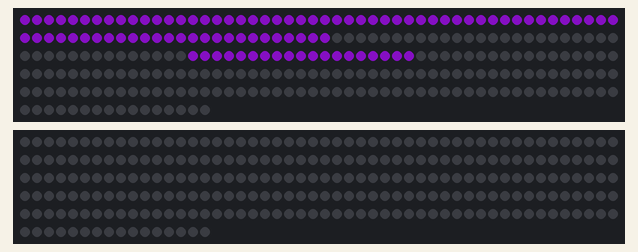
Recording of a sketch running on a simulated Arduino Uno, built with avr-gcc and run on an emulated ATmega328P. Parts: 2 × 266 RGB LEDs in strip order, left to right, continuing on the next row. Dim RGB values are drawn brighter than linear; random numbers use the default seed unless the sketch sets one.

Above: at 0.24 s.
At 4.99 s:
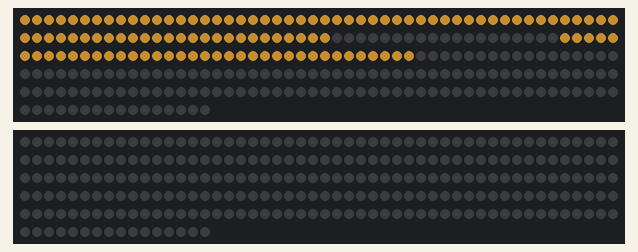
At 9.75 s:
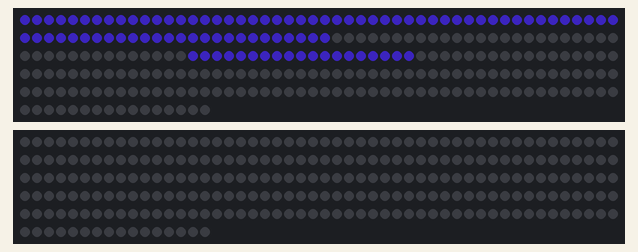
At 19.53 s:
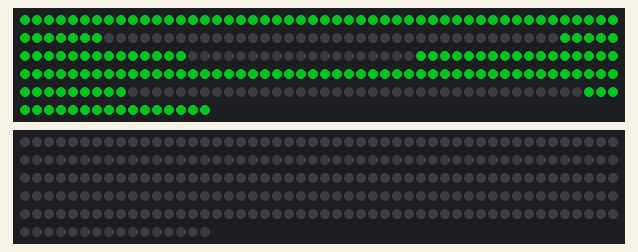
At 29.31 s:
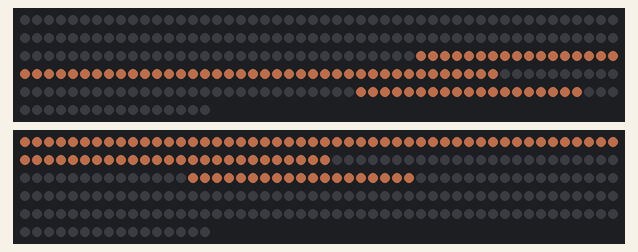
At 39.09 s:
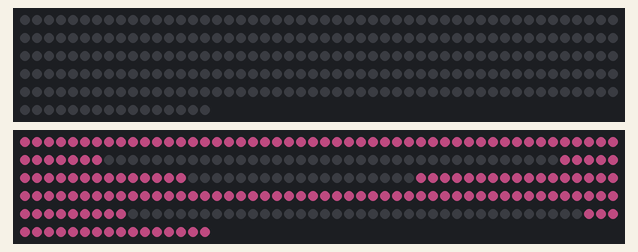

The sketch:

Double7seg.ino
```cpp
#include <Adafruit_NeoPixel.h>
#include <MsTimer2.h>
#define PININIT        2
#define SERIAL_IN_NUM  8
#define NUMPIXELS      266
#define BRIGHTNESS     100
#define MODE_MAX       204

//Adafruit_NeoPixel pp[SIGNAL];
Adafruit_NeoPixel p1=Adafruit_NeoPixel(NUMPIXELS, PININIT, NEO_GRB + NEO_KHZ800);
Adafruit_NeoPixel p2=Adafruit_NeoPixel(NUMPIXELS, PININIT+1, NEO_GRB + NEO_KHZ800);

//variables
int serial[8]={201,1,101,0,0,0,0,0};
int mode=201;
int h_LED_first=1;
int h_LED_second=101;
int number_in[4]={0,0,0,0};
int value=0;
int color_LED_first[3]={0,0,0};
int color_LED_second[3]={0,0,0};

void setup() {
  // put your setup code here, to run once:
  Serial.begin(9600);
  //MsTimer2::set(100, light); // 500msの期間
  //MsTimer2::start();

  p1.begin();
  p2.begin();

  p1.setBrightness(BRIGHTNESS);
  p2.setBrightness(BRIGHTNESS);

  for(int i=0;i<NUMPIXELS;i++){
    p1.setPixelColor(i, p1.Color(0,0,0));
    p2.setPixelColor(i, p2.Color(0,0,0));
  }
  p1.show();
  p2.show();
}

void loop() {
  //Serial
  //Serial.println("here");

  /*
  if(Serial.available()>0){
    Serial.println("here");
    for(int i=0;i<SERIAL_IN_NUM;i++){
        serial[i]=Serial.read();
        //Serial.print(" ");
        Serial.print(" ");
      }
    Serial.println(" ");
  }
  if(serial[0]>=201&&serial[0]<=MODE_MAX){
    mode=serial[0];
  }
  if(serial[1]>=1&&serial[1]<=100){
    h_LED_first=map(serial[1],1,100,0,360);
    color_LED_first[0]=HSV_to_R(h_LED_first,255,value);//s,v=0~255
    color_LED_first[1]=HSV_to_G(h_LED_first,255,value);//s,v=0~255
    color_LED_first[2]=HSV_to_B(h_LED_first,255,value);//s,v=0~255
  }
  if(serial[2]>=101&&serial[2]<=200){
    h_LED_second=map(serial[2],101,200,0,360);
    color_LED_second[0]=HSV_to_R(h_LED_second,255,value);//s,v=0~255
    color_LED_second[1]=HSV_to_G(h_LED_second,255,value);//s,v=0~255
    color_LED_second[2]=HSV_to_B(h_LED_second,255,value);//s,v=0~255
  }
  for(int i_num=3;i_num<=6;i_num++){
    if(serial[i_num]>=0&&serial[i_num]<=9){
      number_in[i_num-3]=serial[i_num];
    }
  }
  if(serial[7]>=221&&serial[7]<=240){
    value=map(serial[7],221,240,0,255);
   }

  */


  //Light
  /*
  switch(mode){
    case 201:
      all_clean();
      break;
    case 202:
      all_light(255,0,0);
      break;
    case 203:
      for(int i=1;i<=4;i++){
        number(i,number_in[i-1],color_LED_first[0],color_LED_first[1],color_LED_first[2]);
      }
      all_show();
      break;
    case 204:
      for(int i=1;i<=4;i++){
        number(i,number_in[i-1],color_LED_second[0],color_LED_second[1],color_LED_second[2]);
      }
      all_show();
      break;
    default:
      break;
  }
  */

  /*
  for(int i=0;i<NUMPIXELS;i++){
    p1.setPixelColor(i, p1.Color(0,255,0));
    p2.setPixelColor(i, p2.Color(255,0,0));
  }
  p1.show();
  p2.show();
  delay(1000);
  */
  //Serial.flush();

  Light_pattern();

}
```

HSV_to_RGB.ino
```cpp
int HSV_to_R(int h, int s, int v)
{
  int r;

  int MAX=v;
  int MIN=MAX-(((s/float(255))*MAX));

  if(h>=0&&h<=60){
    r=MAX;
  }else if(h>60&&h<=120){
    r=((120-h)/float(60))*(MAX-MIN)+MIN;
  }else if(h>120&&h<=180){
    r=MIN;
  }else if(h>180&&h<=240){
    r=MIN;
  }else if(h>240&&h<=300){
    r=((h-240)/float(60))*(MAX-MIN)+MIN;
  }else if(h>300&&h<=360){
    r=MAX;
  }

  return r;
}

int HSV_to_G(int h, int s, int v)
{
  int g;

  int MAX=v;
  int MIN=MAX-(((s/float(255))*MAX));

  if(h>=0&&h<=60){
    g=(h/float(60))*(MAX=MIN)+MIN;
  }else if(h>60&&h<=120){
    g=MAX;
  }else if(h>120&&h<=180){
    g=MAX;
  }else if(h>180&&h<=240){
    g=((240-h)/float(60))*(MAX-MIN)+MIN;
  }else if(h>240&&h<=300){
    g=MIN;
  }else if(h>300&&h<=360){
    g=MIN;
  }

  return g;
}


int HSV_to_B(int h, int s, int v)
{
  int b;

  int MAX=v;
  int MIN=MAX-(((s/float(255))*MAX));

  if(h>=0&&h<=60){
    b=MIN;
  }else if(h>60&&h<=120){
    b=MIN;
  }else if(h>120&&h<=180){
    b=((h-120)/float(60))*(MAX-MIN)+MIN;
  }else if(h>180&&h<=240){
    b=MAX;
  }else if(h>240&&h<=300){
    b=MAX;
  }else if(h>300&&h<=360){
    b=((360-h)/float(60))*(MAX-MIN)+MIN;
  }

  return b;
}
```

Light_pattern.ino
```cpp
void Light_pattern(){

  int ti=200;
  /*
  all_clean();
  random_number(ti,0,0,0);
  */


  while(1){
    nami_and_oku_random_color(ti,random(0,255),random(0,255),random(0,255));
    nami_and_oku_random_color(ti,random(200,255),random(0,255),random(0,100));
    nami_and_oku_random_color(ti,random(0,100),random(200,255),random(0,100));
    nami_and_oku_random_color(ti,random(0,100),random(0,100),random(200,255));
  }

  /*
  while(1){
    count_up(50,255,0,0);
    count_down(50,255,0,0);
  }
  */
}

//count_up(0,100,30); //ライム色でカウントアップ
/*
  while(1){
    count_up(random(200,255),random(0,100),random(0,100));
    count_down(random(200,255),random(0,100),random(0,100));
  }
  */
/*
  running_around1(30,255,0,0);
  running_around1(30,0,255,0);
  running_around1(30,0,0,255); //red, green, blueで一周時計周り
*/

//running_parallel(100,255,0,0); //平行方向に

//running_vertical(100,255,0,0); //垂直方向に

//rotate_inyourself(50,255,0,0); //回転

//とりあえずこれだしとけばokå
/*
  rotate_inyourself(50,255,0,0);
  rotate_inyourself(50,0,255,0);
  rotate_inyourself(50,0,0,255);
  running_parallel(100,255,0,0);
  running_vertical(100,255,0,0);
  running_parallel(100,0,255,0);
  running_vertical(100,0,255,0);
*/
/*
 * while(1){
    rotate_inyourself(100,random(0,255),random(0,255),random(0,255));
    running_parallel(100,random(0,255),random(0,255),random(0,255));
    running_vertical(100,random(0,255),random(0,255),random(0,255));
  }
 */


//適当
/*
  rotate_inyourself(ti,0,30,100);
  rotate_inyourself(ti,100,0,100);
  rotate_inyourself(ti,0,200,100);
  rotate_inyourself(ti,100,200,100);

  rotate_inyourself(ti,255,0,0);
  rotate_inyourself(ti,0,255,0);
  rotate_inyourself(ti,0,0,255);
  running_parallel(ti,255,0,0);
  running_vertical(ti,255,0,0);
  running_parallel(ti,0,255,0);
  running_vertical(ti,0,255,0);

  count_up(0,100,30);
  count_down(0,100,30);
  count_up(100,50,30);
  count_down(100,50,30);
  count_up(0,0,100);
  count_down(0,0,100);
*/
/*
 * while(1){
    rotate_inyourself(100,random(0,255),random(0,255),random(0,255));
    rotate_inyourself(200,random(200,255),random(200,255),random(0,255));
    rotate_inyourself(300,random(200,255),random(0,255),random(200,255));
    rotate_inyourself(400,random(0,255),random(200,255),random(0,255));
  }
 */
/*
 while(1){
    rotate_inyourself(100,random(0,255),random(0,255),random(0,255));
    rotate_inyourself(100,random(0,255),random(0,255),random(0,255));
    rotate_inyourself(100,random(0,255),random(0,255),random(0,255));
    rotate_inyourself(100,random(0,255),random(0,255),random(0,255));
    rotate_inyourself(200,random(200,255),random(200,255),random(0,255));
    rotate_inyourself(200,random(200,255),random(200,255),random(0,255));
    rotate_inyourself(200,random(200,255),random(200,255),random(0,255));
    rotate_inyourself(300,random(200,255),random(0,255),random(200,255));
    rotate_inyourself(500,random(0,255),random(200,255),random(0,255));
  }
*/

//nami and oku random color
/*red
  while(1){
    nami_and_oku_random_color(500,random(0,255),random(0,255),random(0,255));
    nami_and_oku_random_color(500,random(200,255),random(0,255),random(0,100));
    nami_and_oku_random_color(500,random(0,100),random(200,255),random(0,100));
    nami_and_oku_random_color(500,random(0,100),random(0,100),random(200,255));
  }
*/

/*blue
  while(1){
    nami_and_oku_random_color(300,random(0,255),random(0,255),random(0,255));
    nami_and_oku_random_color(300,random(0,100),random(0,100),random(200,255));
    nami_and_oku_random_color(300,random(100,255),random(0,100),random(0,100));
    nami_and_oku_random_color(300,random(0,100),random(0,100),random(200,255));
  }
 */

/*
 * rotate_inyourself(ti,random(0,255),random(0,255),random(0,255));
    rotate_inyourself(ti,random(0,255),random(0,255),random(0,255));
    rotate_inyourself(ti,random(0,255),random(0,255),random(0,255));
    rotate_inyourself(ti,random(0,255),random(0,255),random(0,255));
    rotate_inyourself(ti,random(200,255),random(200,255),random(0,100));
    rotate_inyourself(ti,random(200,255),random(200,255),random(0,100));
    rotate_inyourself(ti,random(200,255),random(200,255),random(0,100));
    rotate_inyourself(ti,random(200,255),random(0,100),random(200,255));
    rotate_inyourself(ti,random(0,255),random(200,255),random(0,255));

 */
```

light_func.ino
```cpp
void all_clean(){
  for(int i=0;i<NUMPIXELS*2;i++){
    p1.setPixelColor(i, p1.Color(0,0,0));
    p2.setPixelColor(i, p2.Color(0,0,0));
  }
  all_show();
}

void all_light(int r,int g, int b){
  for(int i=0;i<NUMPIXELS*2;i++){
    p1.setPixelColor(i, p1.Color(r,g,b));
    p2.setPixelColor(i, p2.Color(r,g,b));
  }
  all_show();
}

void count_up(int dt,int r,int g, int b){
  for(int i=0;i<=9;i++){
    for(int j=1;j<=4;j++){
      number(j,i,r,g,b);
    }
    all_show();
    delay(dt);
    all_clean();
  }
}

void count_down(int dt,int r,int g, int b){
  for(int i=9;i>=0;i--){
    for(int j=1;j<=4;j++){
      number(j,i,r,g,b);
    }
    all_show();
    delay(dt);
    all_clean();
  }
}

void running_around1(int dt, int r,int g, int b){
  absolute(1,1,1,r,g,b);
  all_show();
  delay(dt);
  all_clean();

  absolute(1,2,1,r,g,b);
  all_show();
  delay(dt);
  all_clean();

  absolute(2,1,1,r,g,b);
  all_show();
  delay(dt);
  all_clean();

  absolute(2,2,1,r,g,b);
  all_show();
  delay(dt);
  all_clean();

  absolute(2,2,2,r,g,b);
  all_show();
  delay(dt);
  all_clean();

  absolute(2,2,3,r,g,b);
  all_show();
  delay(dt);
  all_clean();

  absolute(2,2,4,r,g,b);
  all_show();
  delay(dt);
  all_clean();

  absolute(2,1,4,r,g,b);
  all_show();
  delay(dt);
  all_clean();

  absolute(1,2,4,r,g,b);
  all_show();
  delay(dt);
  all_clean();

  absolute(1,1,4,r,g,b);
  all_show();
  delay(dt);
  all_clean();

  absolute(1,1,5,r,g,b);
  all_show();
  delay(dt);
  all_clean();

  absolute(1,1,6,r,g,b);
  all_show();
  delay(dt);
  all_clean();
}

void running_parallel(int dt, int r,int g, int b){
  absolute(1,1,1,r,g,b);
  absolute(1,1,7,r,g,b);
  absolute(1,1,4,r,g,b);
  all_show();
  delay(dt);
  all_clean();

  absolute(1,2,1,r,g,b);
  absolute(1,2,7,r,g,b);
  absolute(1,2,4,r,g,b);
  all_show();
  delay(dt);
  all_clean();

  absolute(2,1,1,r,g,b);
  absolute(2,1,7,r,g,b);
  absolute(2,1,4,r,g,b);
  all_show();
  delay(dt);
  all_clean();

  absolute(2,2,1,r,g,b);
  absolute(2,2,7,r,g,b);
  absolute(2,2,4,r,g,b);
  all_show();
  delay(dt);
  all_clean();
}

void running_vertical(int dt, int r,int g, int b){
  absolute(1,1,1,r,g,b);
  absolute(1,2,1,r,g,b);
  absolute(2,1,1,r,g,b);
  absolute(2,2,1,r,g,b);
  all_show();
  delay(dt);
  all_clean();

  absolute(1,1,6,r,g,b);
  absolute(1,1,2,r,g,b);
  absolute(1,2,6,r,g,b);
  absolute(1,2,2,r,g,b);
  absolute(2,1,6,r,g,b);
  absolute(2,1,2,r,g,b);
  absolute(2,2,6,r,g,b);
  absolute(2,2,2,r,g,b);
  all_show();
  delay(dt);
  all_clean();

  absolute(1,1,5,r,g,b);
  absolute(1,1,3,r,g,b);
  absolute(1,2,5,r,g,b);
  absolute(1,2,3,r,g,b);
  absolute(2,1,5,r,g,b);
  absolute(2,1,3,r,g,b);
  absolute(2,2,5,r,g,b);
  absolute(2,2,3,r,g,b);
  all_show();
  delay(dt);
  all_clean();

  absolute(1,1,4,r,g,b);
  absolute(1,2,4,r,g,b);
  absolute(2,1,4,r,g,b);
  absolute(2,2,4,r,g,b);
  all_show();
  delay(dt);
  all_clean();
}

void rotate_inyourself(int dt, int r, int g, int b){
  for(int i=1;i<=6;i++){
    absolute(1,1,i,r,g,b);
    absolute(1,2,i,r,g,b);
    absolute(2,1,i,r,g,b);
    absolute(2,2,i,r,g,b);
    all_show();
    delay(dt);
    all_clean();
  }
}

void nami(int dt, int r, int g, int b){
  all_clean();
  //number(0,7,r,g,b);
  number(1,3,r,g,b);
  all_show();
  delay(dt);

  all_clean();
  number(1,7,r,g,b);
  number(2,3,r,g,b);
  all_show();
  delay(dt);

  all_clean();
  number(2,7,r,g,b);
  number(3,3,r,g,b);
  all_show();
  delay(dt);

  all_clean();
  number(3,7,r,g,b);
  number(4,3,r,g,b);
  all_show();
  delay(dt);

  all_clean();
  number(4,7,r,g,b);
  //number(5,3,r,g,b);
  all_show();
  delay(dt);
}

void oku(int dt, int r, int g, int b){
  all_clean();
  //number(0,0,r,g,b);
  number(1,9,r,g,b);
  all_show();
  delay(dt);

  all_clean();
  number(1,0,r,g,b);
  number(2,9,r,g,b);
  all_show();
  delay(dt);

  all_clean();
  number(2,0,r,g,b);
  number(3,9,r,g,b);
  all_show();
  delay(dt);

  all_clean();
  number(3,0,r,g,b);
  number(4,9,r,g,b);
  all_show();
  delay(dt);

  all_clean();
  number(4,0,r,g,b);
  //number(5,9,r,g,b);
  all_show();
  delay(dt);
}

void nami_and_oku_random_color(int dt,int r,int g, int b){
  nami(dt,r,g,b);
  all_clean();
  delay(dt);
  oku(dt,r,g,b);
  all_clean();
  delay(dt);
}

void random_noise(int dt,int r,int g, int b){
  all_clean();
  for(int i=1;i<=7;i++){
    if(random(0,100)>=50){
      absolute(1,1,i,r,g,b);
      absolute(1,2,i,r,g,b);
      absolute(2,1,i,r,g,b);
      absolute(2,2,i,r,g,b);
    }else{
      absolute(1,1,i,0,0,0);
      absolute(1,2,i,0,0,0);
      absolute(2,1,i,0,0,0);
      absolute(2,2,i,0,0,0);
    }
  }
  all_show();
  delay(dt);

}

void random_number(int dt, int r, int g, int b){
  for(int i=1;i<=4;i++){
    //number(i,random(0,9),r,g,b);
    number(i,random(0,9),random(100,255),random(0,100),random(0,200));
  }
  all_show();
  delay(dt);
}
```

number.ino
```cpp
#define LOW 19

int origin(int which){//which==1: left, which==2: right
  int return_num;
  switch(which){
    case 1:
      return_num=0;
      break;
    case 2:
      return_num=LOW*7;
      break;
    default:
      return_num=0;//...?
      break;
  }
  return return_num;
}

void absolute(int p_num,int left_or_right, int where, int r,int g, int b){//left_or_right: 1or2, where:1~7
  switch(p_num){
    case 1:
      switch(left_or_right){
        case 1:
          for(int i=0;i<LOW;i++){
            p1.setPixelColor(i+LOW*(where-1), p1.Color(r,g,b));
          }
          break;
        case 2:
          for(int i=0;i<LOW;i++){
            p1.setPixelColor(i+LOW*(where-1)+LOW*7, p1.Color(r,g,b));
          }
      }
      break;
    case 2:
      switch(left_or_right){
        case 1:
          for(int i=0;i<LOW;i++){
            p2.setPixelColor(i+LOW*(where-1), p2.Color(r,g,b));
          }
          break;
        case 2:
          for(int i=0;i<LOW;i++){
            p2.setPixelColor(i+LOW*(where-1)+LOW*7, p2.Color(r,g,b));
          }
      }
      break;
    default:
      break;
  }
}

void number(int which_7seg,int num, int r, int g, int b){//which_7seg: 1~4
  int p_num=-1;
  int left_or_right=-1;
  switch(which_7seg){
    case 1:
      p_num=1;
      left_or_right=1;
      break;
    case 2:
      p_num=1;
      left_or_right=2;
      break;
    case 3:
      p_num=2;
      left_or_right=1;
      break;
    case 4:
      p_num=2;
      left_or_right=2;
      break;
    default:
      break;
  }


  switch(num){
    case 0:
      absolute(p_num,left_or_right,1,r,g,b);
      absolute(p_num,left_or_right,2,r,g,b);
      absolute(p_num,left_or_right,3,r,g,b);
      absolute(p_num,left_or_right,4,r,g,b);
      absolute(p_num,left_or_right,5,r,g,b);
      absolute(p_num,left_or_right,6,r,g,b);
      break;
    case 1:
      absolute(p_num,left_or_right,2,r,g,b);
      absolute(p_num,left_or_right,3,r,g,b);
      break;
    case 2:
      absolute(p_num,left_or_right,1,r,g,b);
      absolute(p_num,left_or_right,2,r,g,b);
      absolute(p_num,left_or_right,4,r,g,b);
      absolute(p_num,left_or_right,5,r,g,b);
      absolute(p_num,left_or_right,7,r,g,b);
      break;
    case 3:
      absolute(p_num,left_or_right,1,r,g,b);
      absolute(p_num,left_or_right,2,r,g,b);
      absolute(p_num,left_or_right,3,r,g,b);
      absolute(p_num,left_or_right,4,r,g,b);
      absolute(p_num,left_or_right,7,r,g,b);
      break;
    case 4:
      absolute(p_num,left_or_right,2,r,g,b);
      absolute(p_num,left_or_right,3,r,g,b);
      absolute(p_num,left_or_right,6,r,g,b);
      absolute(p_num,left_or_right,7,r,g,b);
      break;
    case 5:
      absolute(p_num,left_or_right,1,r,g,b);
      absolute(p_num,left_or_right,3,r,g,b);
      absolute(p_num,left_or_right,4,r,g,b);
      absolute(p_num,left_or_right,6,r,g,b);
      absolute(p_num,left_or_right,7,r,g,b);
      break;
    case 6:
      absolute(p_num,left_or_right,1,r,g,b);
      absolute(p_num,left_or_right,3,r,g,b);
      absolute(p_num,left_or_right,4,r,g,b);
      absolute(p_num,left_or_right,5,r,g,b);
      absolute(p_num,left_or_right,6,r,g,b);
      absolute(p_num,left_or_right,7,r,g,b);
      break;
    case 7:
      absolute(p_num,left_or_right,1,r,g,b);
      absolute(p_num,left_or_right,2,r,g,b);
      absolute(p_num,left_or_right,3,r,g,b);
      absolute(p_num,left_or_right,6,r,g,b);
      break;
    case 8:
      absolute(p_num,left_or_right,1,r,g,b);
      absolute(p_num,left_or_right,2,r,g,b);
      absolute(p_num,left_or_right,3,r,g,b);
      absolute(p_num,left_or_right,4,r,g,b);
      absolute(p_num,left_or_right,5,r,g,b);
      absolute(p_num,left_or_right,6,r,g,b);
      absolute(p_num,left_or_right,7,r,g,b);
      break;
    case 9:
      absolute(p_num,left_or_right,1,r,g,b);
      absolute(p_num,left_or_right,2,r,g,b);
      absolute(p_num,left_or_right,3,r,g,b);
      absolute(p_num,left_or_right,4,r,g,b);
      absolute(p_num,left_or_right,6,r,g,b);
      absolute(p_num,left_or_right,7,r,g,b);
    break;
    default:
      break;
  }
}
```

switch2.ino
```cpp
void which(int p_num, int n, int r, int g, int b){
  switch(p_num){
    case 1:
      p1.setPixelColor(n, p1.Color(r,g,b));
      break;
    case 2:
      p2.setPixelColor(n, p2.Color(r,g,b));
      break;
    default:
      break;
  }
}

void Dwhich(int n, int r, int g, int b){
  which(1,n,r,g,b);
  which(2,n,r,g,b);
}

void all_show(){
  p1.show();
  p2.show();
}
```
